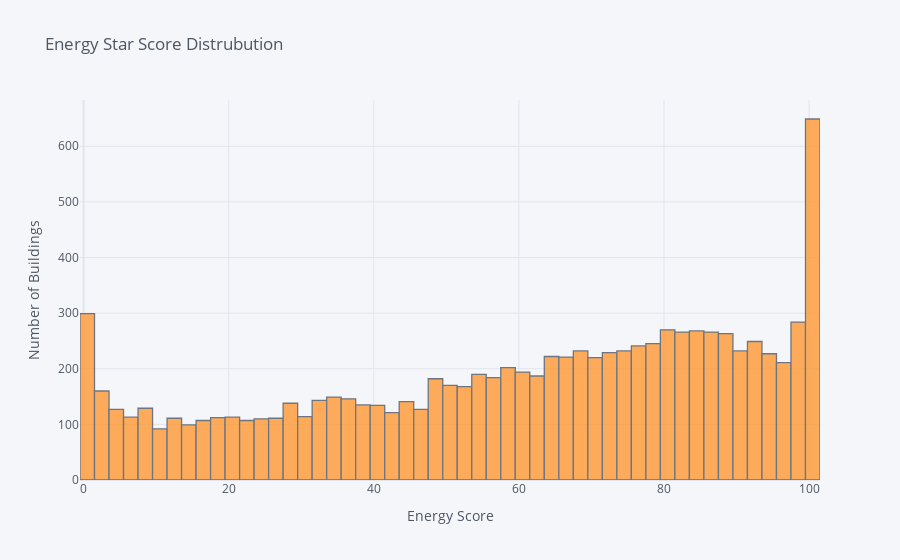

The notebook cell this image was saved under:
### Markdown cell above
The goal is to predict the `Energy Star Score` so a reasonable place to start is examining the distribution of this variable. A histogram is a simple yet effective way to visualize the distribution of a single variable

### Code cell
# Draw a histogram for 'ENERGY STAR Score'
data['ENERGY STAR Score'].iplot(kind='hist',xTitle='Energy Score',
                                yTitle='Number of Buildings',
                                title='Energy Star Score Distrubution')

### Figure 1 — Plotly figure (JSON) as saved in the notebook; plotly's stock layout.template omitted (floating-point values rounded to 4 significant figures; data arrays with more than 128 entries replaced by an {"elided": "..."} marker saying what was removed)
{"data": [{"histfunc": "count", "histnorm": "", "marker": {"color": "rgba(255, 153, 51, 1.0)", "line": {"color": "#4D5663", "width": 1.3}}, "name": "ENERGY STAR Score", "opacity": 0.8, "orientation": "v", "type": "histogram", "x": {"elided": "11746 int values"}}], "layout": {"barmode": "overlay", "legend": {"bgcolor": "#F5F6F9", "font": {"color": "#4D5663"}}, "paper_bgcolor": "#F5F6F9", "plot_bgcolor": "#F5F6F9", "title": {"font": {"color": "#4D5663"}, "text": "Energy Star Score Distrubution"}, "xaxis": {"gridcolor": "#E1E5ED", "showgrid": true, "tickfont": {"color": "#4D5663"}, "title": {"font": {"color": "#4D5663"}, "text": "Energy Score"}, "zerolinecolor": "#E1E5ED"}, "yaxis": {"gridcolor": "#E1E5ED", "showgrid": true, "tickfont": {"color": "#4D5663"}, "title": {"font": {"color": "#4D5663"}, "text": "Number of Buildings"}, "zerolinecolor": "#E1E5ED"}}}
